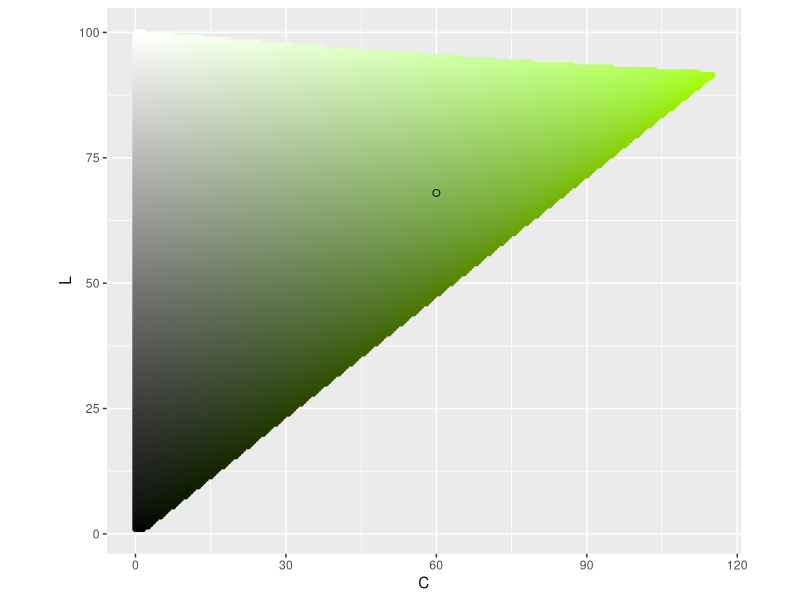
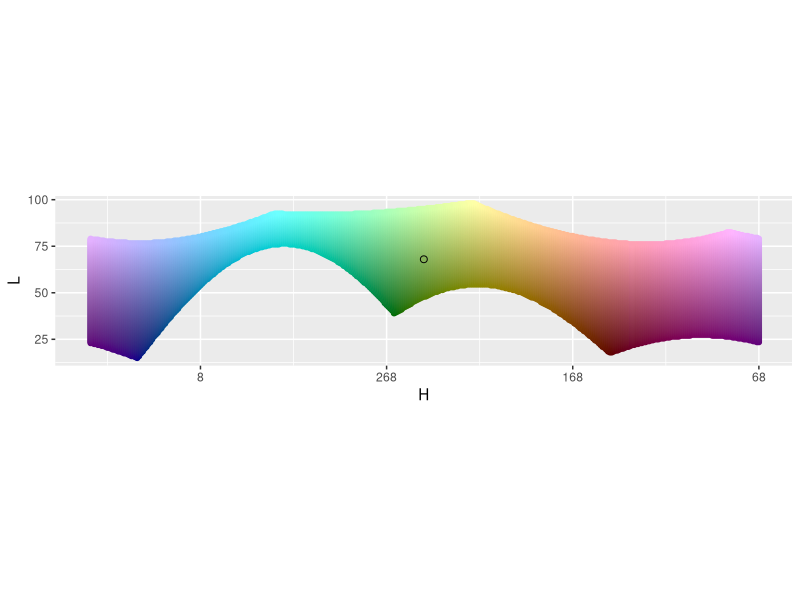
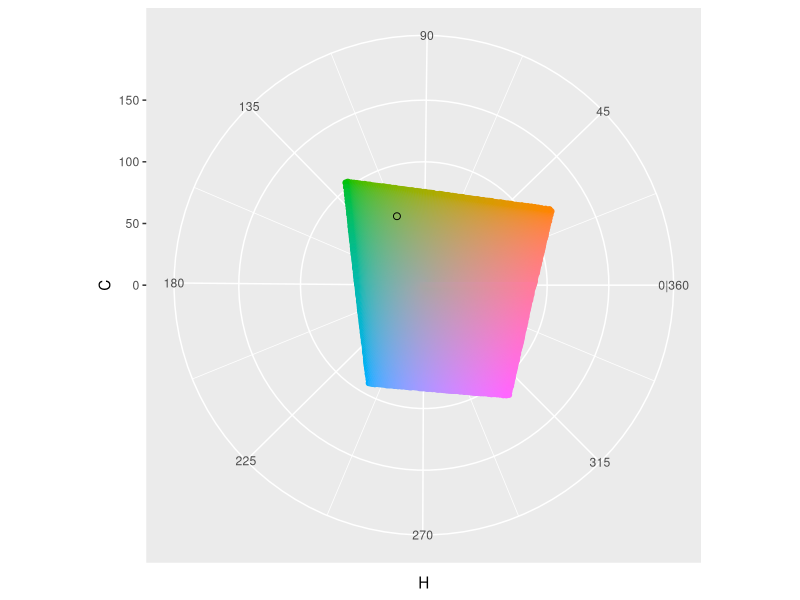
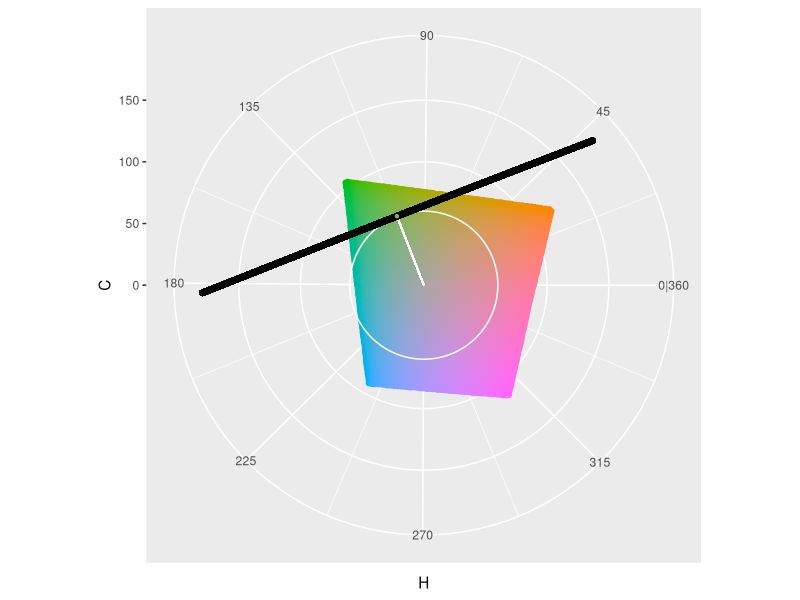
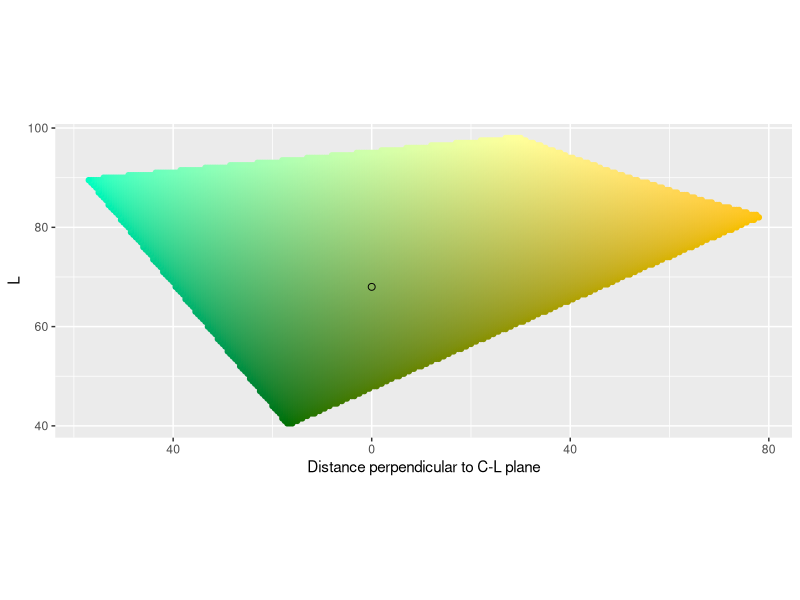
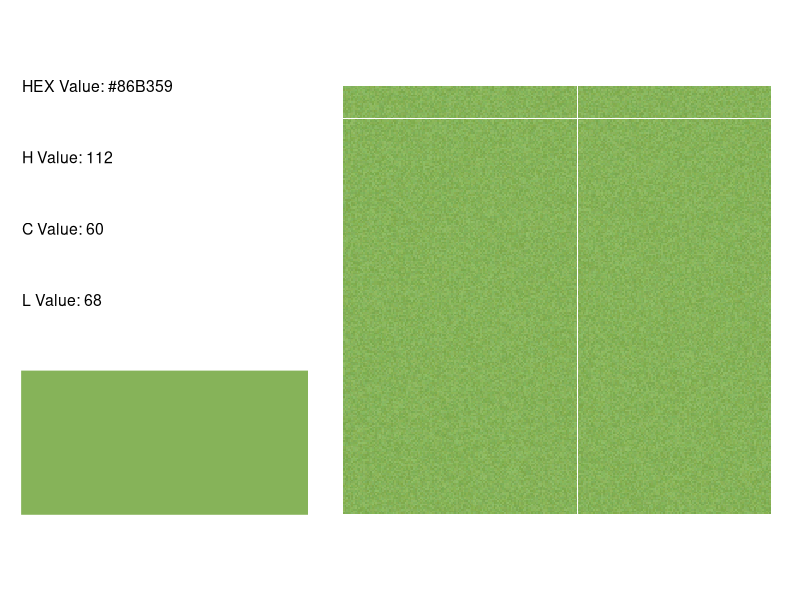
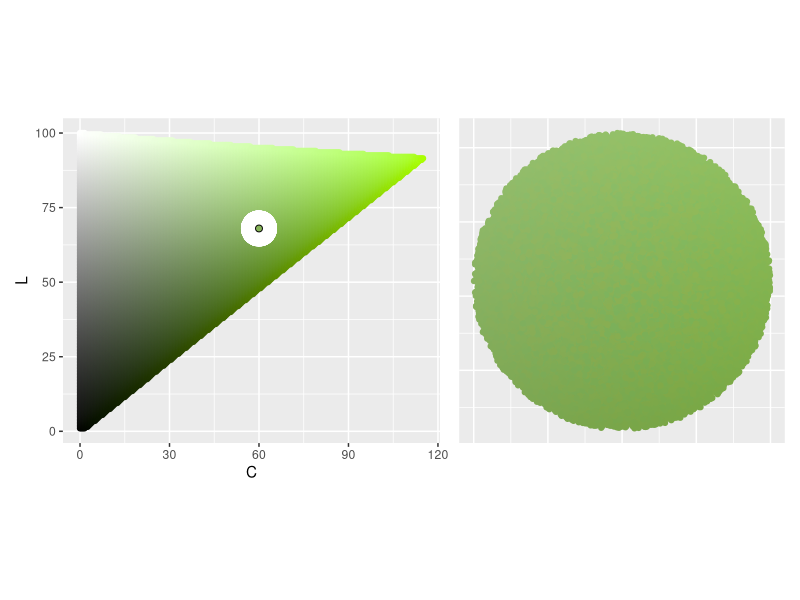
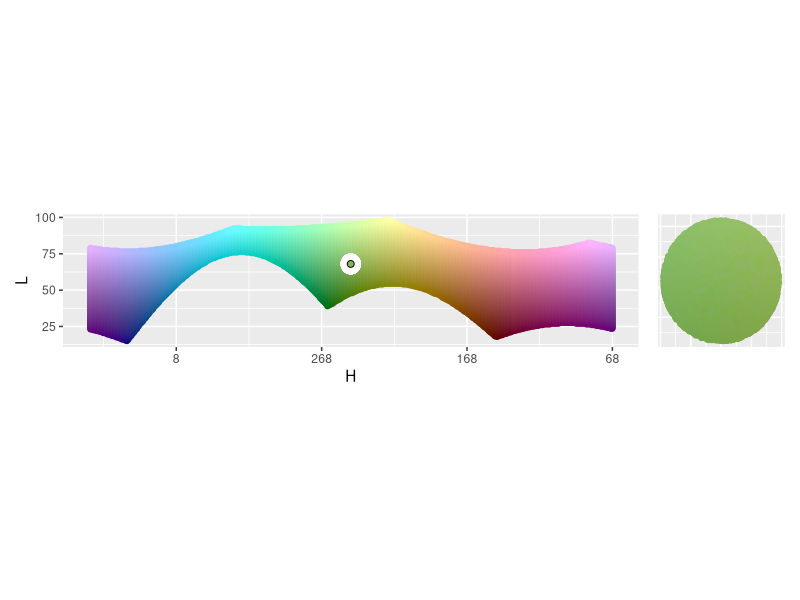

Source code (R) for these figures, in order: (Note: a time limit stopped this script after it produced the figures.)
##---------
# Libraries
##---------
library(tidyverse)
library(patchwork)
library(colorspace)

##------------
# Pick a color
##------------
H_point <- 112
C_point <- 60
L_point <- 68

color_hex <- hcl(H_point, 
                 C_point,
                 L_point,
                 fixup = FALSE)

color_points <- data.frame(x = C_point * cos(H_point * pi/180),
                           y = C_point * sin(H_point * pi/180),
                           z = L_point,
                           H = H_point,
                           C = C_point,
                           L = L_point,
                           color_value = color_hex,
                           perpendicular_from_C_L = 0,
                           parallel_along_C_L = 0,
                           row_value = 0,
                           col_value = 0)

##--------------------------------
# See color in H, C, L color space 
##--------------------------------
# C-L Plane ----
get_C_L_plane <- function(H_point) {
  expand_grid(H = H_point,
              C = seq(0, 180, .5),
              L = seq(1, 100, .5)) %>%
    mutate(color_value = hcl(H, C, L, fixup = FALSE)) %>%
    filter(!is.na(color_value))
}
C_L_plane <- get_C_L_plane(H_point)

graph_C_L_plane <- function(C_L_plane, color_points, color_hex) {
  ggplot() +
    geom_point(data = C_L_plane,
               aes(C, L, color = color_value, fill = color_value)) +
    geom_point(data = color_points,
               aes(C, L, color = "white", fill = "white")) +
    scale_x_continuous(labels = abs) +
    scale_color_identity() +
    scale_fill_identity() +
    geom_point(aes(x = C_point,
                   y = L_point),
               color = 'black',
               fill = color_hex,
               shape = 21,
               size = 2) +
    coord_equal()
}
graph_C_L_plane(C_L_plane, color_points, color_hex)
ggsave(here::here("output", "color_investigation", "c_l_plane.png"), 
       width = 5, height = max(C_L_plane$L) / max(C_L_plane$C) * 5)

# H-L Curve ----
get_H_L_curve <- function(C_point) {
  expand_grid(H = seq(1, 360, 1),
              C = C_point,
              L = seq(1, 100, .5)) %>%
    mutate(color_value = hcl(H, C, L, fixup = FALSE)) %>%
    filter(!is.na(color_value))
}
H_L_curve <- get_H_L_curve(C_point)

label_H_center <- function(H_point, ...) {
  function(x) {(x + (180 - H_point)) %% 360}
}

graph_H_L_curve <- function(H_L_curve, color_points, color_hex, H_point) {
  ggplot() +
    geom_point(data = H_L_curve,
               aes((H + (180 - H_point)) %% 360, L, 
                   color = color_value, fill = color_value)) +
    geom_point(data = color_points,
               aes((H + (180 - H_point)) %% 360, L, 
                   color = "white", fill = "white")) +
    scale_color_identity() +
    scale_fill_identity() +
    geom_point(aes(x = 180, # Because we rotated points to not drop over edge
                   y = L_point),
               color = 'black',
               fill = color_hex,
               shape = 21,
               size = 2) +
    scale_x_reverse('H', # Like you're standing on the inside
                    labels = label_H_center(H_point = H_point),
                    limits = c(360, 0)) +
    coord_equal()
}
graph_H_L_curve(H_L_curve, color_points, color_hex, H_point)
ggsave(here::here("output", "color_investigation", "h_l_curve.png"), 
       width = 5, height = max(H_L_curve$L) / max(H_L_curve$H) * 5)

# H-C plane ----
get_H_C_plane <- function(L_point){
  expand_grid(H = seq(1, 360, 1),
              C = seq(0, 180, .5),
              L = L_point) %>%
    mutate(color_value = hcl(H, C, L, fixup = FALSE)) %>%
    filter(!is.na(color_value))
}
H_C_plane <- get_H_C_plane(L_point)

graph_H_C_plane <- function(H_C_plane, color_points, color_hex) {
  ggplot() +
    geom_point(data = H_C_plane,
               aes(H, C, color = color_value, fill = color_value)) +
    geom_point(data = color_points,
               aes(H, C, color = "white", fill = "white")) +
    scale_color_identity() +
    scale_fill_identity() +
    scale_x_continuous(breaks = seq(45, 360, 45),
                       minor_breaks = seq(0, 315, 45) + 45/2,
                       labels = c('45', '90', '135', '180', 
                                  '225', '270', '315', '0|360')) +
    scale_y_continuous(limits = c(0, 180)) +
    geom_point(aes(x = H_point,
                   y = C_point),
               color = 'black',
               fill = color_hex,
               shape = 21,
               size = 2) +
    coord_polar(start = 270 * pi / 180,
                direction = -1)
}
graph_H_C_plane(H_C_plane, color_points, color_hex)
ggsave(here::here("output", "color_investigation", "h_c_plane.png"), 
       width = 5, height = 5)

# C tangent plane ----
C_circle <- data.frame(H = seq(1, 360),
                       C = C_point,
                       color_value = "white")
C_tangent_plane <- expand_grid(x = C_point, # Plane perpendicular to H at C
                       perpendicular_from_C_L = 
                         seq(-sqrt(180^2 - C_point^2), sqrt(180^2 - C_point^2)),
                       L = seq(1, 100, 1)) %>%
  mutate(x_rotate = x * cos(H_point * pi/180) -  # rotate
           perpendicular_from_C_L * sin(H_point * pi/180),
         y_rotate = x * sin(H_point * pi/180) + 
           perpendicular_from_C_L * cos(H_point * pi/180)) %>%
  mutate(x = x_rotate,
         y = y_rotate) %>%
  select(-x_rotate, -y_rotate)  %>%
  mutate(H = (atan2(y, x) * 180/pi) %% 360,
         C = sqrt(x^2 + y^2)) %>%
  mutate(color_value = "white")
ggplot(data = H_C_plane,
       aes(H, C, color = color_value, fill = color_value)) +
  geom_point() +
  scale_color_identity() +
  scale_fill_identity() +
  scale_x_continuous(breaks = seq(45, 360, 45),
                     minor_breaks = seq(0, 315, 45) + 45/2,
                     labels = c('45', '90', '135', '180', 
                                '225', '270', '315', '0|360')) +
  scale_y_continuous(limits = c(0, 180)) +
  geom_path(data = C_circle) +
  geom_segment(x = H_point,
               y = 0,
               xend = H_point,
               yend = C_point,
               col = "white") +
  geom_point(data = C_tangent_plane, col = "black") +
  geom_point(x = H_point,
             y = C_point,
             color = 'black',
             fill = color_hex,
             shape = 21) +
  coord_polar(start = 270 * pi / 180,
              direction = -1)
ggsave(here::here("output", "color_investigation", "c_tangent_plane_setup.png"), 
       width = 5, height = 5)

get_C_tangent_plane <- function(H_point, C_point) {
  expand_grid(x = C_point, # Plane perpendicular to H at C
              perpendicular_from_C_L = seq(-180, 180, .5),
              L = seq(1, 100, .5)) %>%
    mutate(x_rotate = x * cos(H_point * pi/180) -  # rotate
             perpendicular_from_C_L * sin(H_point * pi/180),
           y_rotate = x * sin(H_point * pi/180) + 
             perpendicular_from_C_L * cos(H_point * pi/180)) %>%
    mutate(x = x_rotate,
           y = y_rotate) %>%
    select(-x_rotate, -y_rotate)  %>%
    mutate(H = (atan2(y, x) * 180/pi) %% 360,
           C = sqrt(x^2 + y^2)) %>%
    mutate(color_value = hcl(H, C, L, fixup = FALSE)) %>%
    filter(!is.na(color_value))
}
C_tangent_plane <- get_C_tangent_plane(H_point, C_point)

graph_C_tangent_plane <- function(C_tangent_plane, color_points, color_hex) {
  ggplot() +
    geom_point(data = C_tangent_plane,
               aes(perpendicular_from_C_L, L, 
                   color = color_value, fill = color_value)) +
    geom_point(data = color_points,
               aes(perpendicular_from_C_L, L, 
                   color = "white", fill = "white")) +
    scale_color_identity() +
    scale_fill_identity() +
    scale_x_reverse("Distance perpendicular to C-L plane",
                    labels = abs) +
    geom_point(aes(x = 0,
                   y = L_point),
               color = 'black',
               fill = color_hex,
               shape = 21,
               size = 2) +
    coord_equal()
}
graph_C_tangent_plane(C_tangent_plane, color_points, color_hex)
ggsave(here::here("output", "color_investigation", "c_tangent_plane.png"), 
       width = 5, height = max(C_tangent_plane$perpendicular_from_C_L) /
         max(C_tangent_plane$L) * 5)

##------
# Sphere
##------
radius <- 5
n_points <- 250^2

color_points <- data.frame(x = rnorm(n = n_points),
                           y = rnorm(n = n_points),
                           z = rnorm(n = n_points),
                           U = runif(n = n_points)^(1/3)) %>%
  mutate(normalize = sqrt(x^2 + y^2 + z^2)) %>%
  mutate(x = x * U / normalize,
         y = y * U / normalize,
         z = z * U / normalize) %>%
  select(-U, -normalize) %>% # have random points in a sphere here
  mutate(x = x * radius, # stretch
         y = y * radius,
         z = z * radius) %>%
  mutate(x = x + C_point * cos(H_point * pi/180), # move
         y = y + C_point * sin(H_point * pi/180),
         z = z + L_point) %>%
  mutate(H = (atan2(y, x) * 180/pi) %% 360,
         C = sqrt(x^2 + y^2),
         L = z) %>%
  mutate(color_value = hcl(H, C, L, fixup = FALSE)) %>%
  mutate(perpendicular_from_C_L = x * sin(-H_point * pi/180) + 
           y * cos(-H_point * pi/180),
         parallel_along_C_L = x * cos(-H_point * pi/180) - 
           y * sin(-H_point * pi/180)) %>%
  mutate(row_value = sample(row_number(), n()),
         col_value = ceiling(row_value / sqrt(n_points))) %>%
  mutate(row_value = (row_value %% sqrt(n_points)) + 1)

graph_info <- function(H_point, C_point, L_point) {
  color_hex <- hcl(H_point, 
                   C_point,
                   L_point,
                   fixup = FALSE)
  
  ggplot() +
    geom_rect(aes(xmin = 0, xmax = 1,
                  ymin = 0, ymax = .5), col = color_hex, fill = color_hex) +
    geom_text(data = data.frame(x = 0,
                                y = seq(1.5, .75, -.25),
                                label = c(paste("HEX Value:", color_hex), 
                                          paste("H Value:", H_point),
                                          paste("C Value:", C_point),
                                          paste("L Value:", L_point))),
              aes(x, y, label = label), hjust = 0, size = 4) +
    coord_equal() +
    theme_void()
}

graph_sample <- function(color_points) {
  ggplot(data = color_points,
         aes(x = row_value,
             y = col_value,
             fill = color_value)) +
    geom_tile() +
    coord_equal() +
    scale_fill_identity() +
    theme_void()
}

p1 <- graph_info(H_point, C_point, L_point)
p2 <- graph_sample(color_points)
p1 + p2
ggsave(here::here("output", "color_investigation", "sphere_info.png"), 
       width = 5, height = 3)


graph_C_L <- function(color_points) {
  ggplot(data = color_points, aes(C, L, 
                                  col = color_value, fill = color_value)) +
    geom_point() +
    scale_color_identity() +
    scale_fill_identity() +
    coord_equal() +
    theme(axis.line=element_blank(), axis.text.x=element_blank(),
          axis.text.y=element_blank(), axis.ticks=element_blank(),
          axis.title.x=element_blank(), axis.title.y=element_blank())
}

p1 <- graph_C_L_plane(C_L_plane, color_points, color_hex)
p2 <- graph_C_L(color_points)
p1 + p2
ggsave(here::here("output", "color_investigation", "sphere_c_l.png"), 
       width = 5, height = 2.5)

graph_H_L <- function(color_points, H_point) {
  ggplot(data = color_points, aes((H + (180 - H_point)) %% 360, L, 
                                  col = color_value, fill = color_value)) +
    geom_point() +
    scale_color_identity() +
    scale_fill_identity() +
    scale_x_reverse() +
    coord_equal() +
    theme(axis.line=element_blank(), axis.text.x=element_blank(),
          axis.text.y=element_blank(), axis.ticks=element_blank(),
          axis.title.x=element_blank(), axis.title.y=element_blank())
}

p1 <- graph_H_L_curve(H_L_curve, color_points, color_hex, H_point)
p2 <- graph_H_L(color_points, H_point)
p1 + p2
ggsave(here::here("output", "color_investigation", "sphere_h_l.png"), 
       width = 5, height = 1.5)

graph_perpendicular_from_C_L <- function(color_points) {
  ggplot(data = color_points, aes(perpendicular_from_C_L, L, 
                                  color = color_value, fill = color_value)) +
    geom_point() +
    scale_color_identity() +
    scale_fill_identity()  +
    scale_x_reverse() +
    coord_equal() +
    theme(axis.line=element_blank(), axis.text.x=element_blank(),
          axis.text.y=element_blank(), axis.ticks=element_blank(),
          axis.title.x=element_blank(), axis.title.y=element_blank())
}

p1 <- graph_C_tangent_plane(C_tangent_plane, color_points, color_hex)
p2 <- graph_perpendicular_from_C_L(color_points)
p1 + p2
ggsave(here::here("output", "color_investigation", "sphere_p_c_l.png"), 
       width = 5, height = 2)

graph_x_y <- function(color_points, H_point) {
  ggplot(data = color_points, aes(x, y, 
                                  col = color_value, fill = color_value)) +
    geom_abline(slope = c(tan(-67.5 * pi/180), 
                          tan(-45 * pi/180), 
                          tan(-22.5 * pi/180),
                          0, 
                          100000,
                          tan(22.5 * pi/180), 
                          tan(45 * pi/180), 
                          tan(67.5 * pi/180)), 
                intercept = 0,
                color = "white") +
    geom_abline(slope = tan(H_point * pi/180), 
                intercept = 0,
                color = "black") +
    geom_point() +
    scale_color_identity() +
    scale_fill_identity() +
    coord_equal() +
    theme(axis.line=element_blank(), axis.text.x=element_blank(),
          axis.text.y=element_blank(), axis.ticks=element_blank(),
          axis.title.x=element_blank(), axis.title.y=element_blank(),
          panel.grid.major=element_blank(), panel.grid.minor=element_blank())
}

p1 <- graph_H_C_plane(H_C_plane, color_points, color_hex)
p2 <- graph_x_y(color_points, H_point)
p1 + p2
ggsave(here::here("output", "color_investigation", "sphere_h_c.png"), 
       width = 5, height = 2.5)

##-------
# Ellipse
##-------
H_radius <- 2.5 # Actually C plane
C_radius <- 5 #
L_radius <- 10 #

color_points <- data.frame(x = rnorm(n = n_points),
                           y = rnorm(n = n_points),
                           z = rnorm(n = n_points),
                           U = runif(n = n_points)^(1/3)) %>%
  mutate(normalize = sqrt(x^2 + y^2 + z^2)) %>%
  mutate(x = x * U / normalize,
         y = y * U / normalize,
         z = z * U / normalize) %>%
  select(-U, -normalize) %>% # have random points in a sphere here
  mutate(x = x * C_radius, # stretch
         y = y * H_radius,
         z = z * L_radius) %>%
  mutate(x_turn = x * cos(H_point * pi/180) - 
           y * sin(H_point * pi/180), # rotate
         y_turn = x * sin(H_point * pi/180) + 
           y * cos(H_point * pi/180)) %>%
  mutate(x = x_turn,
         y = y_turn) %>%
  select(-x_turn, -y_turn) %>%
  mutate(x = x + C_point * cos(H_point * pi/180), # move
         y = y + C_point * sin(H_point * pi/180),
         z = z + L_point) %>%
  mutate(H = (atan2(y, x) * 180/pi) %% 360,
         C = sqrt(x^2 + y^2),
         L = z) %>%
  filter(L >= 0 & L <= 100 & C >= 0) %>%
  mutate(color_value = hcl(H, C, L, fixup = FALSE)) %>%
  mutate(perpendicular_from_C_L = x * sin(-H_point * pi/180) + 
           y * cos(-H_point * pi/180),
         parallel_along_C_L = x * cos(-H_point * pi/180) - 
           y * sin(-H_point * pi/180)) %>%
  mutate(row_value = sample(row_number(), n()),
         col_value = ceiling(row_value / sqrt(n_points))) %>%
  mutate(row_value = (row_value %% sqrt(n_points)) + 1)

p1 <- graph_info(H_point, C_point, L_point)
p2 <- graph_sample(color_points)
p1 + p2
ggsave(here::here("output", "color_investigation", "ellipse_info.png"), 
       width = 5, height = 3)

p1 <- graph_C_L_plane(C_L_plane, color_points, color_hex)
p2 <- graph_C_L(color_points)
p1 + p2
ggsave(here::here("output", "color_investigation", "ellipse_c_l.png"), 
       width = 5, height = 3)

p1 <- graph_H_L_curve(H_L_curve, color_points, color_hex, H_point)
p2 <- graph_H_L(color_points, H_point)
p1 + p2
ggsave(here::here("output", "color_investigation", "ellipse_h_l.png"), 
       width = 5, height = 1.5)

p1 <- graph_C_tangent_plane(C_tangent_plane, color_points, color_hex)
p2 <- graph_perpendicular_from_C_L(color_points)
p1 + p2
ggsave(here::here("output", "color_investigation", "ellipse_p_c_l.png"), 
       width = 5, height = 2)

p1 <- graph_H_C_plane(H_C_plane, color_points, color_hex)
p2 <- graph_x_y(color_points, H_point)
p1 + p2
ggsave(here::here("output", "color_investigation", "ellipse_h_c.png"), 
       width = 5, height = 3)

##--------------
# Tilted Ellipse
##--------------
theta_radius <- 10
other_C_L_radius <- 3
perpendicular_C_L_radius <- 5

# Try rotating to point major axis to max chroma value
max_chromas <- max_chroma(h = H_point, l = seq(1, 100, .5))
tilt_theta <- atan2(seq(1, 100, .5)[max(max_chromas) == max_chromas] - L_point,
                     max(max_chromas) - C_point)

color_points <- data.frame(x = rnorm(n = n_points),
           y = rnorm(n = n_points),
           z = rnorm(n = n_points),
           U = runif(n = n_points)^(1/3)) %>%
  mutate(normalize = sqrt(x^2 + y^2 + z^2)) %>%
  mutate(x = x * U / normalize,
         y = y * U / normalize,
         z = z * U / normalize) %>%
  select(-U, -normalize) %>% # have random points in a sphere here
  mutate(x = x * theta_radius, # stretch
         y = y * other_C_L_radius,
         z = z * perpendicular_C_L_radius) %>%
  mutate(z_tilt = z * cos(tilt_theta) + x * sin(tilt_theta), # tilt
         x_tilt = z * -sin(tilt_theta) + x * cos(tilt_theta)) %>%
  mutate(x = x_tilt,
         z = z_tilt) %>%
  select(-x_tilt, -z_tilt) %>%
  mutate(x_turn = x * cos(H_point * pi/180) - 
           y * sin(H_point * pi/180), # rotate
         y_turn = x * sin(H_point * pi/180) + 
           y * cos(H_point * pi/180)) %>%
  mutate(x = x_turn,
         y = y_turn) %>%
  select(-x_turn, -y_turn) %>%
  mutate(x = x + C_point * cos(H_point * pi/180), # move
         y = y + C_point * sin(H_point * pi/180),
         z = z + L_point) %>%
  mutate(H = (atan2(y, x) * 180/pi) %% 360,
         C = sqrt(x^2 + y^2),
         L = z) %>%
  filter(L >= 0 & L <= 100 & C >= 0) %>%
  mutate(color_value = hcl(H, C, L, fixup = FALSE)) %>%
  mutate(perpendicular_from_C_L = x * sin(-H_point * pi/180) + 
           y * cos(-H_point * pi/180),
         parallel_along_C_L = x * cos(-H_point * pi/180) - 
           y * sin(-H_point * pi/180)) %>%
  mutate(row_value = sample(row_number(), n()),
         col_value = ceiling(row_value / sqrt(n_points))) %>%
  mutate(row_value = (row_value %% sqrt(n_points)) + 1)

p1 <- graph_info(H_point, C_point, L_point)
p2 <- graph_sample(color_points)
p1 + p2
ggsave(here::here("output", "color_investigation", "tilted_ellipse_info.png"), 
       width = 5, height = 3)

p1 <- graph_C_L_plane(C_L_plane, color_points, color_hex)
p2 <- graph_C_L(color_points)
p1 + p2
ggsave(here::here("output", "color_investigation", "tilted_ellipse_c_l.png"), 
       width = 5, height = 2)

p1 <- graph_H_L_curve(H_L_curve, color_points, color_hex, H_point)
p2 <- graph_H_L(color_points, H_point)
p1 + p2 # Not quite an ellipse
ggsave(here::here("output", "color_investigation", "tilted_ellipse_h_l.png"), 
       width = 5, height = 1.5)

p1 <- graph_C_tangent_plane(C_tangent_plane, color_points, color_hex)
p2 <- graph_perpendicular_from_C_L(color_points)
p1 + p2
ggsave(here::here("output", "color_investigation", "tilted_ellipse_p_c_l.png"), 
       width = 5, height = 2)

p1 <- graph_H_C_plane(H_C_plane, color_points, color_hex)
p2 <- graph_x_y(color_points, H_point)
p1 + p2
ggsave(here::here("output", "color_investigation", "tilted_ellipse_h_c.png"), 
       width = 5, height = 3)

##--------
# Clean up
##--------
# sampling, hitting edges
# within h bounds, this also catches C on the other side
# symmetric on H

H_bound <- 3 # up to 90
get_color_points <- function(n_points, oversample,
                             H_point, C_point, L_point,
                             theta_radius, other_C_L_radius, 
                             perpendicular_C_L_radius,
                             tilt_theta, H_bound) {
  data.frame(x = rnorm(n = n_points * oversample), # over sample in case some points fail
             y = rnorm(n = n_points * oversample),
             z = rnorm(n = n_points * oversample),
             U = runif(n = n_points * oversample)^(1/3)) %>%
    mutate(normalize = sqrt(x^2 + y^2 + z^2)) %>%
    mutate(x = x * U / normalize,
           y = y * U / normalize,
           z = z * U / normalize) %>%
    select(-U, -normalize) %>% # have random points in a sphere here
    mutate(x = x * theta_radius, # stretch
           y = y * other_C_L_radius,
           z = z * perpendicular_C_L_radius) %>%
    mutate(z_tilt = z * cos(tilt_theta) + x * sin(tilt_theta), # tilt
           x_tilt = z * -sin(tilt_theta) + x * cos(tilt_theta)) %>%
    mutate(x = x_tilt,
           z = z_tilt) %>%
    select(-x_tilt, -z_tilt) %>%
    mutate(x_turn = x * cos(H_point * pi/180) - y * sin(H_point * pi/180), # rotate
           y_turn = x * sin(H_point * pi/180) + y * cos(H_point * pi/180)) %>%
    mutate(x = x_turn,
           y = y_turn) %>%
    select(-x_turn, -y_turn) %>%
    mutate(x = x + C_point * cos(H_point * pi/180), # move
           y = y + C_point * sin(H_point * pi/180),
           z = z + L_point) %>%
    mutate(H = (atan2(y, x) * 180/pi) %% 360,
           C = sqrt(x^2 + y^2),
           L = z) %>%
    filter(L >= 0 & L <= 100 & C >= 0) %>%
    mutate(color_value = hcl(H, C, L, fixup = FALSE)) %>%
    filter(!is.na(color_value)) %>% # check if exists
    mutate(H_diff = (180 - abs(abs(H - H_point) - 180)) * 
             sign(180 - abs(H - H_point)) * sign(H - H_point)) %>% # H diff, check if crosses 360
    filter(abs(H_diff) <= H_bound) %>% # check in H bound
    filter(!is.na(hcl(H_point - H_diff, C, L, fixup = FALSE))) %>% # symmetric
    select(!H_diff) %>%
    sample_n(n_points) %>% # sample down to desired amount
    mutate(perpendicular_from_C_L = x * sin(-H_point * pi/180) + 
             y * cos(-H_point * pi/180),
           parallel_along_C_L = x * cos(-H_point * pi/180) - 
             y * sin(-H_point * pi/180)) %>%
    mutate(row_value = sample(row_number(), n()),
           col_value = ceiling(row_value / sqrt(n_points))) %>%
    mutate(row_value = (row_value %% sqrt(n_points)) + 1)
}

color_points <- get_color_points(250^2, 10,
                                 H_point, C_point, L_point,
                                 theta_radius, other_C_L_radius, 
                                 perpendicular_C_L_radius,
                                 tilt_theta, H_bound)

##-------
# Compare
##-------
H_bound <- 90
color_points_sphere <- get_color_points(250^2, 10,
                                        H_point, C_point, L_point,
                                        theta_radius = radius, 
                                        other_C_L_radius = radius, 
                                        perpendicular_C_L_radius = radius,
                                        tilt_theta = 0, H_bound)
color_points_ellipse <- get_color_points(250^2, 10,
                                         H_point, C_point, L_point,
                                         theta_radius = C_radius, 
                                         other_C_L_radius = H_radius, 
                                         perpendicular_C_L_radius = L_radius,
                                         tilt_theta = 0, H_bound)
color_points_tilted_ellipse <- get_color_points(250^2, 10,
                                                H_point, C_point, L_point,
                                                theta_radius, 
                                                other_C_L_radius, 
                                                perpendicular_C_L_radius,
                                                tilt_theta, H_bound)

p1 <- graph_sample(color_points_sphere)
p2 <- graph_sample(color_points_ellipse)
p3 <- graph_sample(color_points_tilted_ellipse)
p1 + p2 + p3
ggsave(here::here("output", "color_investigation", "compare_info.png"), 
       width = 5, height = 1.5)

p1 <- graph_C_L(color_points_sphere)
p2 <- graph_C_L(color_points_ellipse)
p3 <- graph_C_L(color_points_tilted_ellipse)
p1 + p2 + p3
ggsave(here::here("output", "color_investigation", "compare_c_l.png"), 
       width = 5, height = 1.5)

p1 <- graph_H_L(color_points_sphere, H_point)
p2 <- graph_H_L(color_points_ellipse, H_point)
p3 <- graph_H_L(color_points_tilted_ellipse, H_point)
p1 + p2 + p3
ggsave(here::here("output", "color_investigation", "compare_h_l.png"), 
       width = 5, height = 3)

p1 <- graph_perpendicular_from_C_L(color_points_sphere)
p2 <- graph_perpendicular_from_C_L(color_points_ellipse)
p3 <- graph_perpendicular_from_C_L(color_points_tilted_ellipse)
p1 + p2 + p3
ggsave(here::here("output", "color_investigation", "compare_c_l.png"), 
       width = 5, height = 3)

p1 <- graph_x_y(color_points_sphere, H_point)
p2 <- graph_x_y(color_points_ellipse, H_point)
p3 <- graph_x_y(color_points_tilted_ellipse, H_point)
p1 + p2 + p3
ggsave(here::here("output", "color_investigation", "compare_h_c.png"), 
       width = 5, height = 2)

#--------------------
# Try some other ones
#--------------------

# Outside Edge ----
H_point <- 63
C_point <- 93
L_point <- 81

color_hex <- hcl(H_point, 
                 C_point,
                 L_point,
                 fixup = FALSE)

C_L_plane <- get_C_L_plane(H_point)
H_L_curve <- get_H_L_curve(C_point)
C_tangent_plane <- get_C_tangent_plane(H_point, C_point)
H_C_plane <- get_H_C_plane(L_point)

theta_radius <- 40
other_C_L_radius <- 3
perpendicular_C_L_radius <- 5

tilt_theta <- 0
H_bound <- 90

color_points <- get_color_points(250^2, 10,
                                 H_point, C_point, L_point,
                                 theta_radius, other_C_L_radius, 
                                 perpendicular_C_L_radius,
                                 tilt_theta, H_bound)

p1 <- graph_info(H_point, C_point, L_point)
p2 <- graph_sample(color_points)
p1 + p2
ggsave(here::here("output", "color_investigation", "outside_edge_info.png"), 
       width = 5, height = 3)

p1 <- graph_C_L_plane(C_L_plane, color_points, color_hex)
p2 <- graph_C_L(color_points)
p1 + p2
ggsave(here::here("output", "color_investigation", "outside_edge_c_l.png"), 
       width = 5, height = 1.5)

p1 <- graph_H_L_curve(H_L_curve, color_points, color_hex, H_point)
p2 <- graph_H_L(color_points, H_point)
p1 + p2
ggsave(here::here("output", "color_investigation", "outside_edge_h_l.png"), 
       width = 5, height = 1.5)

p1 <- graph_C_tangent_plane(C_tangent_plane, color_points, color_hex)
p2 <- graph_perpendicular_from_C_L(color_points)
p1 + p2
ggsave(here::here("output", "color_investigation", "outside_edge_p_c_l.png"), 
       width = 5, height = 1.5)

p1 <- graph_H_C_plane(H_C_plane, color_points, color_hex)
p2 <- graph_x_y(color_points, H_point)
p1 + p2
ggsave(here::here("output", "color_investigation", "outside_edge_h_c.png"), 
       width = 5, height = 3)

# Inside Edge ----
H_point <- 319
C_point <- 10
L_point <- 50

color_hex <- hcl(H_point, 
                 C_point,
                 L_point,
                 fixup = FALSE)

C_L_plane <- get_C_L_plane(H_point)
H_L_curve <- get_H_L_curve(C_point)
C_tangent_plane <- get_C_tangent_plane(H_point, C_point)
H_C_plane <- get_H_C_plane(L_point)

theta_radius <- 40
other_C_L_radius <- 5
perpendicular_C_L_radius <- 20

tilt_theta <- 90 * pi/180
H_bound <- 45

color_points <- get_color_points(250^2, 10,
                                 H_point, C_point, L_point,
                                 theta_radius, other_C_L_radius, 
                                 perpendicular_C_L_radius,
                                 tilt_theta, H_bound)

p1 <- graph_info(H_point, C_point, L_point)
p2 <- graph_sample(color_points)
p1 + p2
ggsave(here::here("output", "color_investigation", "inside_edge_info.png"), 
       width = 5, height = 3)

p1 <- graph_C_L_plane(C_L_plane, color_points, color_hex)
p2 <- graph_C_L(color_points)
p1 + p2
ggsave(here::here("output", "color_investigation", "inside_edge_c_l.png"), 
       width = 5, height = 3)

p1 <- graph_H_L_curve(H_L_curve, color_points, color_hex, H_point)
p2 <- graph_H_L(color_points, H_point)
p1 + p2
ggsave(here::here("output", "color_investigation", "inside_edge_h_l.png"), 
       width = 5, height = 1.5)

p1 <- graph_C_tangent_plane(C_tangent_plane, color_points, color_hex)
p2 <- graph_perpendicular_from_C_L(color_points)
p1 + p2
ggsave(here::here("output", "color_investigation", "inside_edge_p_c_l.png"), 
       width = 5, height = 2.5)

p1 <- graph_H_C_plane(H_C_plane, color_points, color_hex)
p2 <- graph_x_y(color_points, H_point)
p1 + p2
ggsave(here::here("output", "color_investigation", "inside_edge_h_c.png"), 
       width = 5, height = 2.5)
